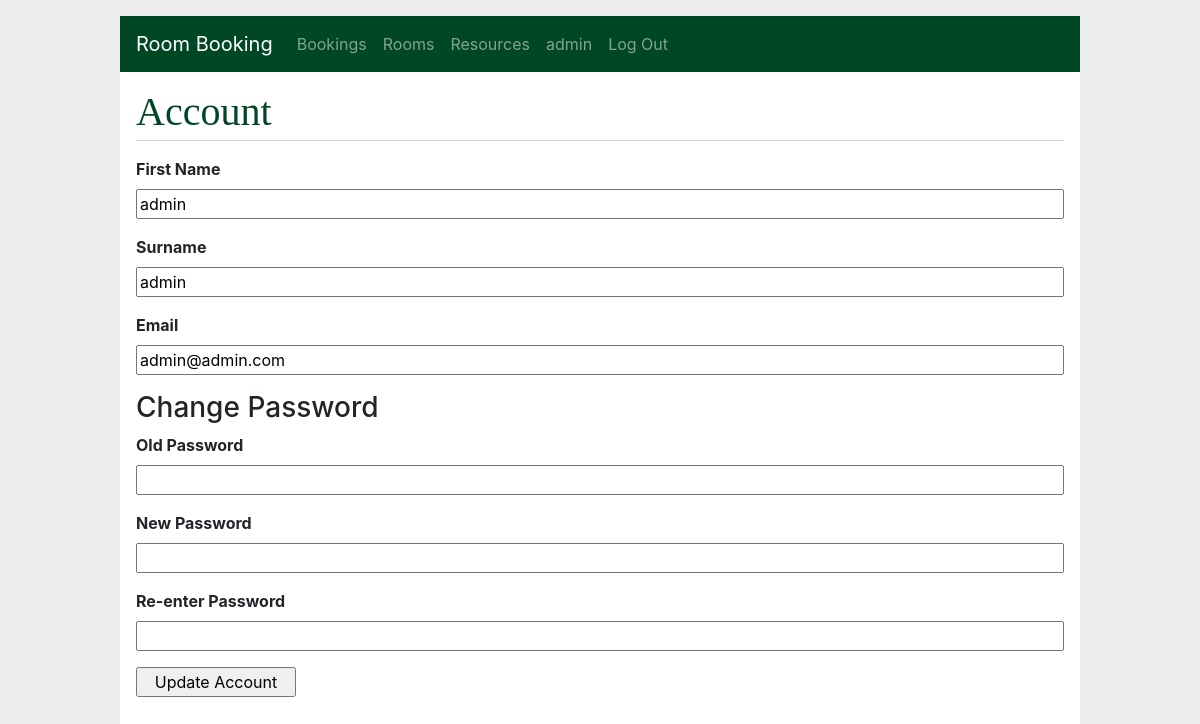
/account (signed in), run on the app's committed database.
### app/models/user.py (models this page shows, shortened)
class User(db.Model):
    __tablename__ = "users"
    id = db.Column(db.Integer, primary_key=True, autoincrement=True, nullable=False)
    email = db.Column(db.String(150), unique=True, nullable=False)
    password = db.Column(db.Text, nullable=False)
    firstname = db.Column(db.String(150), nullable=False)
    lastname = db.Column(db.String(150), nullable=False)
    created = db.Column(db.DateTime, default=datetime.datetime.now(), nullable=False)
    role = db.Column(db.String(150), default='user', nullable=False)
    bookings = db.relationship('Booking', back_populates="creator", cascade='all, delete, delete-orphan')

### app/main/routes.py (the view, shortened to what this page needs)
@bp.route('/account', methods=('GET', 'POST'))
@login_required
def account():
    user = User.query.filter_by(
                id=g.user.id).first()
    return render_template('auth/account.html', user=user)

### app/main/routes.py (called while the page is built)
@bp.before_app_request
def load_logged_in_user():
    user_id = session.get('user_id')
    if user_id is None:
        g.user = None
    else:
        g.user = User.query.filter_by(
                id=user_id).first()

def login_required(view):
    @functools.wraps(view)
    def wrapped_view(**kwargs):
        if g.user is None:
            return redirect(url_for('main.login'))
        return view(**kwargs)
    return wrapped_view

### app/templates/auth/account.html
{% extends 'base.html' %}
{% block header %}
  <h1>{% block title %}Account{% endblock %}</h1>
{% endblock %}
{% block content %}
  <form method="post">
    <label for="firstname">First Name</label>
    <input name="firstname" value="{{ request.form['firstname'] or user['firstname'] }}" id="firstname">
    <label for="lastname">Surname</label>
    <input name="lastname" id="lastname" value="{{ request.form['lastname'] or user['lastname'] }}">
    <label for="email">Email</label>
    <input name="email" id="email" type="email" value="{{ request.form['email'] or user['email'] }}">
    <div>
      <h3>Change Password</h3>
    </div>
    <label for="password">Old Password</label>
    <input type="password" name="password" id="password">
    <label for="password1">New Password</label>
    <input type="password" name="password1" id="password1">
    <label for="password2">Re-enter Password</label>
    <input type="password" name="password2" id="password2">
    <input type="submit" value="Update Account">
  </form>
{% endblock %}

### app/templates/base.html (shortened to what this page needs)
<!doctype html>
<html lang="en">
  <head>
    <link rel="stylesheet" href="https://stackpath.bootstrapcdn.com/bootstrap/4.3.1/css/bootstrap.min.css">
    <link rel="stylesheet" href="{{ url_for('static', filename='style.css') }}">
  </head>
  <body>
    <nav class="navbar navbar-expand-lg navbar-dark">
      <a class="navbar-brand" href="{{ url_for('main.index') }}">Room Booking</a>
      <div class="collapse navbar-collapse" id="navbarNav">
        <ul class="navbar-nav">
          {% if g.user %}
            <li class="nav-item"><a class="nav-link" href="{{ url_for('bookings.index') }}">Bookings</a>
            <li class="nav-item"><a class="nav-link" href="{{ url_for('rooms.index') }}">Rooms</a>
            <li class="nav-item"><a class="nav-link" href="{{ url_for('resources.index') }}">Resources</a>
            <li class="nav-item current-user"><a class="nav-link" href="{{ url_for('main.account') }}">{{ g.user.firstname }}</a>
            <li class="nav-item nav-right"><a class="nav-link" href="{{ url_for('main.logout') }}">Log Out</a>
          {% else %}
            <li class="nav-item"><a class="nav-link" href="{{ url_for('main.register') }}">Register</a>
            <li class="nav-item"><a class="nav-link" href="{{ url_for('main.login') }}">Log In</a>
          {% endif %}
        </ul>
      </div>
    </nav>
    <section class="content">
      <header>
        {% block header %}{% endblock %}
      </header>
      {% block content %}
      {% endblock %}
    </section>
  </body>
</html>

### app/static/style.css (style rules this page uses)
html { font-family: Libre Baskerville, serif, Montserrat,sans-serif; background: #eee; padding: 1rem; }
body { max-width: 960px; margin: 0 auto; background: white; }
h1 { font-family: serif; color: #004725; margin: 1rem 0; }
a { color: #004725; }
nav { background: #004725; display: flex; align-items: center; padding: 0 0.5rem; }
nav ul { display: flex; list-style: none; margin: 0; padding: 0; border: none; }
nav ul li a, nav ul li span, header .action { display: block; padding: 0.5rem; }
.content { padding: 0 1rem 1rem; }
.content > header { border-bottom: 1px solid lightgray; display: flex; align-items: flex-end; }
.content > header h1 { flex: auto; margin: 1rem 0 0.25rem 0; }
.content form { margin: 1em 0; display: flex; flex-direction: column; }
.content label { font-weight: bold; margin-bottom: 0.5em; }
.content input, .content textarea { margin-bottom: 1em; }
input[type=submit] { align-self: start; min-width: 10em; }

### data on the page
User: user.firstname "admin", firstname "admin", lastname "admin", email "admin@admin.com"
